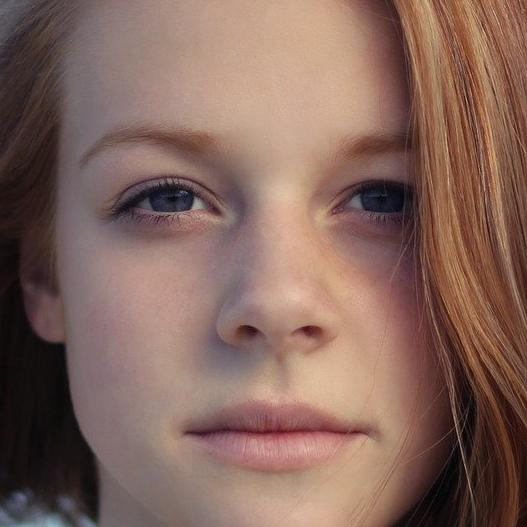
#> input picture 08-crop.jpg, 527 x 527 px
$ python find.py
#> lines starting #> are read from the running program, lines starting #| are printed output that depends on the picture; after the words box and inside, x2 and y2 are one past the last pixel; in counts of white or black regions, pixels touching at a corner belong together
import cv2

# load images
image1 = cv2.imread("08-crop.jpg")
#> image1 is the input picture: shape (527, 527, 3); mean B, G, R 92.1, 102.1, 132.3
image2 = cv2.imread("08-normal.jpg")
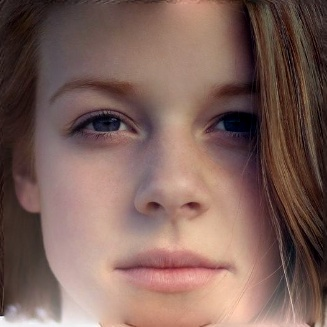
#> input picture 08-normal.jpg, 327 x 327 px
#> image2 is the input picture: shape (327, 327, 3); mean B, G, R 90.4, 98, 126.8

Rimg1 = cv2.resize(image1, dsize=(255,255), interpolation=cv2.INTER_LINEAR)
Rimg2 = cv2.resize(image2, dsize=(255,255), interpolation=cv2.INTER_LINEAR)

# compute difference
difference = cv2.subtract(Rimg1, Rimg2)
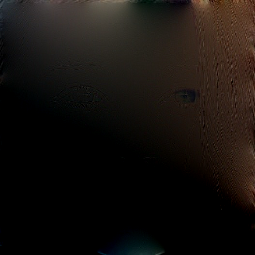
#> difference: shape (255, 255, 3); mean B, G, R 14.4, 17.8, 22.3


# color the mask red
Conv_hsv_Gray = cv2.cvtColor(difference, cv2.COLOR_BGR2GRAY)
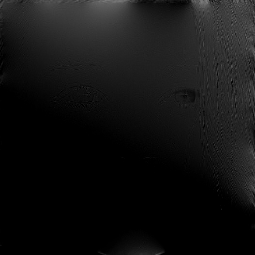
#> Conv_hsv_Gray: shape (255, 255); min 0, max 126, mean 18.7
ret, mask = cv2.threshold(Conv_hsv_Gray, 0, 255,cv2.THRESH_BINARY_INV |cv2.THRESH_OTSU)
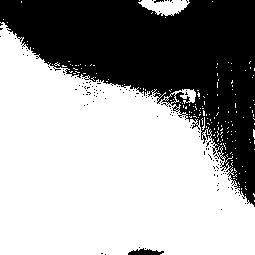
#> mask: shape (255, 255); 62.9% white; 124 black regions (122 under 20 px), largest, box (x1, y1, x2, y2) and area: (0, 0, 255, 207) 23783, (128, 248, 164, 255) 156
#> ret = 23
difference[mask != 255] = [0, 0, 255]
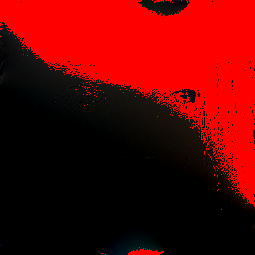
#> difference: shape (255, 255, 3); mean B, G, R 2.2, 2.7, 97.8

# add the red mask to the images to make the differences obvious
Rimg1[mask != 255] = [0, 0, 255]
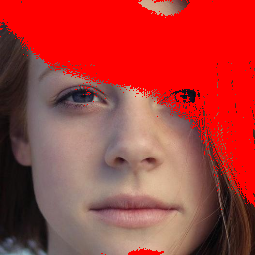
#> Rimg1: shape (255, 255, 3); mean B, G, R 56.2, 60.4, 172.3
Rimg2[mask != 255] = [0, 0, 255]
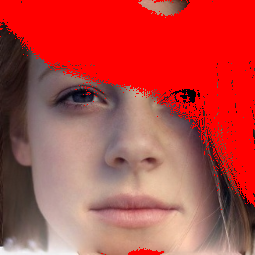
#> Rimg2: shape (255, 255, 3); mean B, G, R 66.7, 71.4, 186

# store images
cv2.imwrite('diffOverImage1.png', Rimg1)
cv2.imwrite('diffOverImage2.png', Rimg2)
cv2.imwrite('diff.png', difference)
